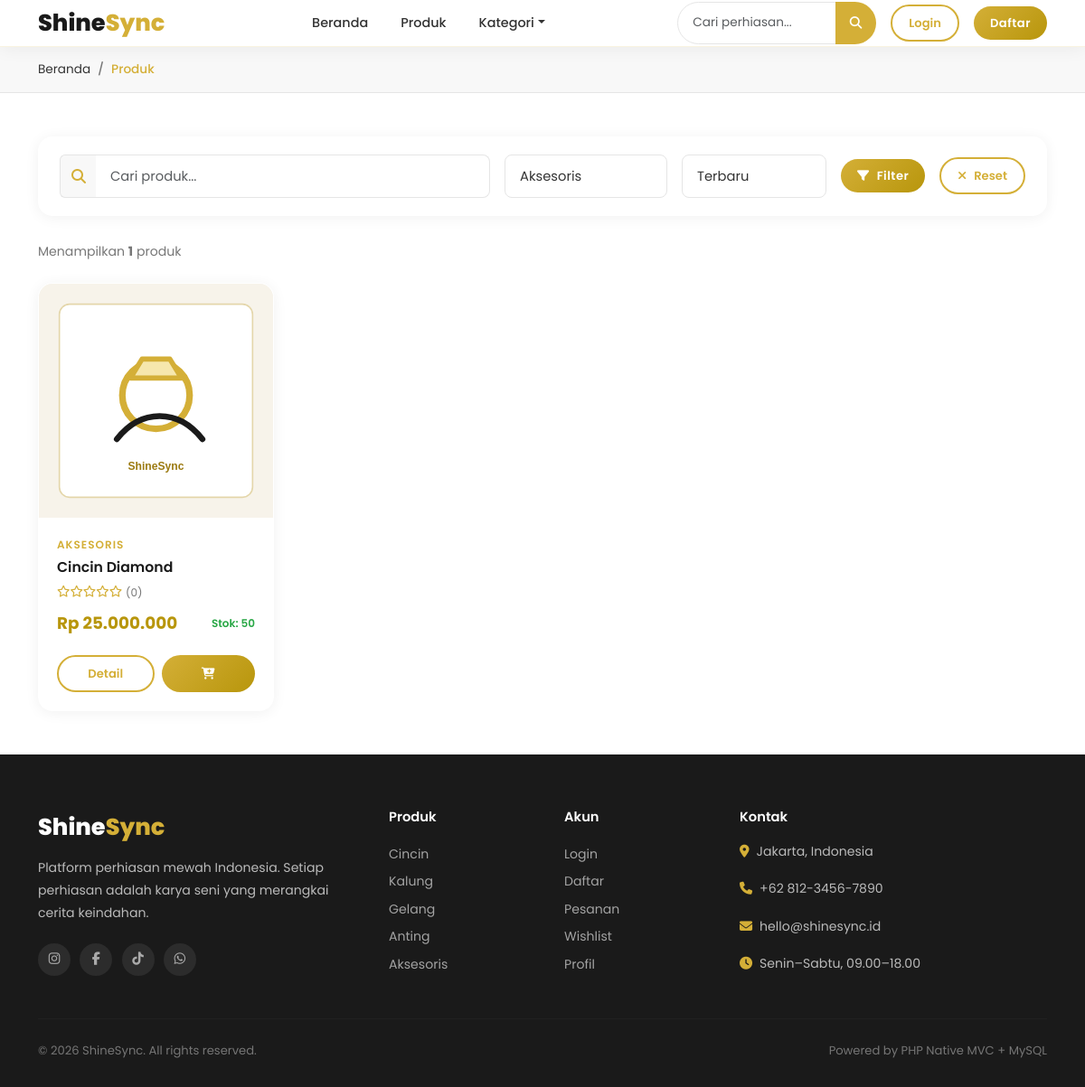
/products?category=9, run on the app's committed database.
### tables this page shows
CREATE TABLE `products` (
  `id` int UNSIGNED NOT NULL,
  `category_id` int UNSIGNED NOT NULL,
  `name` varchar(200) NOT NULL,
  `slug` varchar(220) NOT NULL,
  `description` text,
  `price` decimal(15,2) NOT NULL DEFAULT '0.00',
  `stock` int NOT NULL DEFAULT '0',
  `weight` decimal(8,2) DEFAULT '0.00',
  `material` varchar(100) DEFAULT NULL,
  `image` varchar(255) DEFAULT NULL,
  `is_featured` tinyint(1) DEFAULT '0',
  `is_active` tinyint(1) DEFAULT '1',
  `created_at` timestamp NULL DEFAULT CURRENT_TIMESTAMP,
  `updated_at` timestamp NULL DEFAULT CURRENT_TIMESTAMP ON UPDATE CURRENT_TIMESTAMP
);

CREATE TABLE `categories` (
  `id` int UNSIGNED NOT NULL,
  `name` varchar(100) NOT NULL,
  `slug` varchar(120) NOT NULL,
  `description` text,
  `image` varchar(255) DEFAULT NULL,
  `is_active` tinyint(1) NOT NULL DEFAULT '1',
  `created_at` timestamp NULL DEFAULT CURRENT_TIMESTAMP
);

### app/core/Controller.php (called while the page is built, shortened)
<?php
class Controller
{
    protected function view(string $viewPath, array $data = []): void
    {
        extract($data);
        $file = __DIR__ . '/../views/' . $viewPath . '.php';
        require $file;
    }
}

### app/controllers/ProductController.php (called while the page is built, shortened)
<?php
class ProductController extends Controller
{
    private Product $model;
    private Category $catModel;
    public function __construct()
    {
        $this->model    = new Product();
        $this->catModel = new Category();
    }
    public function index(): void
    {
        $categoryId = (int)($_GET['category'] ?? 0);
        $search     = trim($_GET['q'] ?? '');
        $sort       = $_GET['sort'] ?? 'newest';
        $categories = $this->catModel->getAll();
        $products   = $this->model->getActiveWithRating($categoryId, $search, $sort);
        $this->view('customer/catalog', compact('products', 'categories', 'categoryId', 'search', 'sort', 'pageTitle'));
    }
}

### app/core/Database.php (called while the page is built, shortened)
<?php
class Database
{
    private static ?Database $instance = null;
    private mysqli $conn;
    private function __construct()
    {
        $this->conn = new mysqli(DB_HOST, DB_USER, DB_PASS, DB_NAME, DB_PORT);
        $this->conn->set_charset(DB_CHARSET);
    }
    public static function getInstance(): Database
    {
        if (self::$instance === null) {
            self::$instance = new self();
        }
        return self::$instance;
    }
    public function query(string $sql, array $params = []): array
    {
        if (empty($params)) {
            $result = $this->conn->query($sql);
            return $result->fetch_all(MYSQLI_ASSOC) ?: [];
        }
        $stmt = $this->prepare($sql, $params);
        $stmt->execute();
        $result = $stmt->get_result();
        return $result ? $result->fetch_all(MYSQLI_ASSOC) : [];
    }
    private function prepare(string $sql, array $params): mysqli_stmt
    {
        $stmt = $this->conn->prepare($sql);
        $types = '';
        foreach ($params as $p) {
            if (is_int($p))   $types .= 'i';
            elseif (is_float($p)) $types .= 'd';
            else $types .= 's';
        }
        $stmt->bind_param($types, ...$params);
        return $stmt;
    }
}

### app/core/Model.php (called while the page is built, shortened)
<?php
class Model
{
    public function __construct()
    {
        $this->db = Database::getInstance();
    }
}

### app/models/Category.php (called while the page is built, shortened)
<?php
class Category extends Model
{
    public function getAll(): array
    {
        return $this->db->query(
            "SELECT c.*, COUNT(p.id) AS product_count
             FROM categories c
             LEFT JOIN products p ON c.id = p.category_id AND p.is_active = 1
             WHERE c.is_active = 1
             GROUP BY c.id
             ORDER BY c.name ASC"
        );
    }
}

### app/models/Product.php (called while the page is built, shortened)
<?php
class Product extends Model
{
    public function getActiveWithRating(int $categoryId = 0, string $search = '', string $sort = 'newest'): array
    {
        $sortMap = [
            'newest'    => 'p.created_at DESC',
            'oldest'    => 'p.created_at ASC',
            'price_asc' => 'p.price ASC',
            'price_desc'=> 'p.price DESC',
            'rating'    => 'avg_rating DESC',
        ];
        $orderBy = $sortMap[$sort] ?? 'p.created_at DESC';
        $where  = ['p.is_active = 1'];
        $params = [];
        if ($categoryId > 0) {
            $where[] = 'p.category_id = ?';
            $params[] = $categoryId;
        }
        $whereStr = 'WHERE ' . implode(' AND ', $where);
        return $this->db->query(
            "SELECT p.*, c.name AS category_name,
                    COALESCE(AVG(r.rating), 0) AS avg_rating,
                    COUNT(DISTINCT r.id)        AS review_count
             FROM products p
             LEFT JOIN categories c ON p.category_id = c.id
             LEFT JOIN reviews r    ON p.id = r.product_id AND r.is_approved = 1
             {$whereStr}
             GROUP BY p.id
             ORDER BY {$orderBy}",
            $params
        );
    }
}

### app/core/Session.php (called while the page is built, shortened)
<?php
class Session
{
    public static function isLoggedIn(): bool
    {
        return isset($_SESSION['user_id']);
    }
}

### app/views/customer/catalog.php (the view, shortened to what this page needs)
<?php
include __DIR__ . '/../layouts/header.php';
function formatRp($n) { return 'Rp ' . number_format($n,0,',','.'); }
function renderStar($avg) { $f=round($avg); $o=''; for($i=1;$i<=5;$i++) $o.='<i class="'.($i<=$f?'fas':'far').' fa-star"></i>'; return $o; }
function prodImg($img) { if($img&&file_exists(UPLOAD_PATH.'products/'.$img)) return APP_URL.'/uploads/products/'.$img; return APP_URL.'/public/images/no-image.svg'; }
?>
<div class="ss-breadcrumb">
  <div class="container">
    <nav aria-label="breadcrumb"><ol class="breadcrumb mb-0">
      <li class="breadcrumb-item"><a href="<?= APP_URL ?>">Beranda</a></li>
      <li class="breadcrumb-item active">Produk</li>
    </ol></nav>
  </div>
</div>
<section class="ss-section-sm">
  <div class="container">
    <div class="filter-bar">
      <form method="GET" action="<?= APP_URL ?>/products" class="d-flex flex-wrap align-items-center gap-3 w-100">
        <div class="flex-grow-1" style="min-width:200px;">
          <div class="input-group">
            <span class="input-group-text" style="background:#F8F8F8;border:1.5px solid #E5E5E5;border-right:none;">
              <i class="fas fa-search" style="color:#D4AF37;"></i>
            </span>
            <input type="text" name="q" class="form-control" placeholder="Cari produk..." value="<?= htmlspecialchars($search) ?>" style="border-left:none;">
          </div>
        </div>
        <select name="category" class="form-select" style="width:180px;">
          <?php foreach ($categories as $cat): ?>
          <option value="<?= $cat['id'] ?>" <?= $categoryId==$cat['id']?'selected':'' ?>><?= htmlspecialchars($cat['name']) ?></option>
          <?php endforeach; ?>
        </select>
        <select name="sort" class="form-select" style="width:160px;">
          <option value="newest"    <?= $sort=='newest'    ?'selected':'' ?>>Terbaru</option>
        </select>
        <button type="submit" class="btn-gold btn-sm"><i class="fas fa-filter"></i> Filter</button>
        <?php if ($search||$categoryId): ?>
        <a href="<?= APP_URL ?>/products" class="btn-outline-gold btn-sm"><i class="fas fa-times"></i> Reset</a>
        <?php endif; ?>
      </form>
    </div>
    <div class="d-flex justify-content-between align-items-center mb-4">
      <p style="color:#777;font-size:.88rem;margin:0;">
        Menampilkan <strong><?= count($products) ?></strong> produk
      </p>
    </div>
    <?php if (empty($products)): ?>
    <div class="empty-state">
      <div class="empty-icon"><i class="fas fa-search"></i></div>
      <h4>Produk Tidak Ditemukan</h4>
      <p>Coba kata kunci lain atau reset filter pencarian.</p>
      <a href="<?= APP_URL ?>/products" class="btn-gold">Lihat Semua Produk</a>
    </div>
    <?php else: ?>
    <div class="row g-4">
      <?php foreach ($products as $i => $p): ?>
      <div class="col-6 col-md-4 col-xl-3 reveal" style="transition-delay:<?= min($i,7)*0.06 ?>s;">
        <div class="product-card">
          <div class="card-img-wrap">
            <a href="<?= APP_URL ?>/products/<?= $p['slug'] ?>">
              <img src="<?= prodImg($p['image']) ?>" alt="<?= htmlspecialchars($p['name']) ?>" loading="lazy">
            </a>
          </div>
          <div class="card-body">
            <p class="card-category"><?= htmlspecialchars($p['category_name'] ?? '') ?></p>
            <h6 class="card-title"><a href="<?= APP_URL ?>/products/<?= $p['slug'] ?>" style="color:inherit;"><?= htmlspecialchars($p['name']) ?></a></h6>
            <div class="card-rating">
              <span class="stars"><?= renderStar($p['avg_rating']) ?></span>
              <span class="rating-count">(<?= $p['review_count'] ?>)</span>
            </div>
            <div class="d-flex align-items-center justify-content-between">
              <div class="card-price"><?= formatRp($p['price']) ?></div>
              <small style="color:<?= $p['stock']>0?'#28A745':'#DC3545' ?>;font-size:.75rem;font-weight:600;">
                <?= $p['stock']>0?"Stok: {$p['stock']}":'Habis' ?>
              </small>
            </div>
          </div>
          <div class="card-footer">
            <a href="<?= APP_URL ?>/products/<?= $p['slug'] ?>" class="btn-outline-gold btn-sm" style="flex:1;justify-content:center;">Detail</a>
            <?php if ($p['stock'] > 0 && Session::isLoggedIn()): ?>
            <button class="btn-gold btn-sm btn-add-cart" data-id="<?= $p['id'] ?>" style="flex:1;justify-content:center;">
              <i class="fas fa-cart-plus"></i>
            </button>
            <?php elseif ($p['stock'] > 0): ?>
            <a href="<?= APP_URL ?>/auth/login" class="btn-gold btn-sm" style="flex:1;justify-content:center;"><i class="fas fa-cart-plus"></i></a>
            <?php else: ?>
            <button class="btn-sm" disabled style="flex:1;background:#F5F5F5;border:none;border-radius:50px;color:#999;">Habis</button>
            <?php endif; ?>
          </div>
        </div>
      </div>
      <?php endforeach; ?>
    </div>
    <?php endif; ?>
  </div>
</section>
<?php include __DIR__ . '/../layouts/footer.php'; ?>

### public/css/style.css (style rules this page uses)
:root { --gold: #D4AF37; --gold-light: #E8CC66; --gold-dark: #B8960C; --black: #1A1A1A; --dark: #2D2D2D; --white: #FFFFFF; --bg: #F8F8F8; --text: #333333; --text-muted: #777777; --border: #E5E5E5; --success: #28A745; --danger: #DC3545; --warning: #FFC107; --info: #17A2B8; --radius: 16px; --radius-sm: 8px; --radius-lg: 24px; --shadow: 0 4px 24px rgba(0, 0, 0, 0.08); --shadow-hover: 0 12px 40px rgba(212, 175, 55, 0.25); --shadow-card: 0 2px 16px rgba(0, 0, 0, 0.06); --transition: all 0.3s cubic-bezier(0.4, 0, 0.2, 1); --font: 'Poppins', sans-serif; }
*, *::before, *::after { box-sizing: border-box; margin: 0; padding: 0; }
html { scroll-behavior: smooth; }
html, body { max-width: 100%; overflow-x: hidden; }
body { font-family: var(--font); background-color: var(--white); color: var(--text); line-height: 1.6; -webkit-font-smoothing: antialiased; }
a { text-decoration: none; color: inherit; transition: var(--transition); }
img { max-width: 100%; display: block; }
h1, h2, h3, h4, h5, h6 { font-weight: 700; line-height: 1.3; color: var(--black); }
.btn-gold { background: linear-gradient(135deg, var(--gold), var(--gold-dark)); color: var(--white); border: none; padding: 12px 28px; border-radius: 50px; font-weight: 600; font-size: 0.9rem; letter-spacing: 0.5px; cursor: pointer; transition: var(--transition); display: inline-flex; align-items: center; justify-content: center; gap: 8px; text-align: center; white-space: normal; }
.btn-outline-gold { background: transparent; color: var(--gold); border: 2px solid var(--gold); padding: 10px 26px; border-radius: 50px; font-weight: 600; cursor: pointer; transition: var(--transition); display: inline-flex; align-items: center; justify-content: center; gap: 8px; text-align: center; white-space: normal; }
.btn-sm { padding: 8px 18px; font-size: 0.82rem; }
.product-card { background: var(--white); border-radius: var(--radius); overflow: hidden; box-shadow: var(--shadow-card); transition: var(--transition); border: 1px solid transparent; height: 100%; }
.product-card .card-img-wrap { position: relative; padding-top: 100%; background: var(--bg); overflow: hidden; }
.product-card .card-img-wrap img { position: absolute; top: 0; left: 0; width: 100%; height: 100%; object-fit: cover; transition: transform 0.5s ease; }
.product-card .card-body { padding: 20px; }
.product-card .card-category { font-size: 0.75rem; color: var(--gold); font-weight: 600; letter-spacing: 1px; text-transform: uppercase; margin-bottom: 6px; }
.product-card .card-title { font-size: 0.98rem; font-weight: 600; color: var(--black); margin-bottom: 6px; display: -webkit-box; -webkit-line-clamp: 2; -webkit-box-orient: vertical; overflow: hidden; line-clamp: 2; }
.product-card .card-rating { display: flex; align-items: center; gap: 4px; margin-bottom: 10px; }
.stars { color: var(--gold); font-size: 0.8rem; }
.rating-count { font-size: 0.75rem; color: var(--text-muted); }
.product-card .card-price { font-size: 1.15rem; font-weight: 700; color: var(--gold-dark); }
.product-card .card-footer { padding: 0 20px 20px; display: flex; gap: 8px; }
.product-card .card-footer > * { min-width: 0; }
.product-card .card-footer .btn-gold, .product-card .card-footer .btn-outline-gold { min-height: 36px; padding-left: 14px; padding-right: 14px; }
.form-control, .form-select { border: 1.5px solid var(--border); border-radius: var(--radius-sm); padding: 12px 16px; font-family: var(--font); font-size: 0.92rem; transition: var(--transition); background: var(--white); color: var(--text); }
.ss-section-sm { padding: 48px 0; }
.ss-breadcrumb { background: var(--bg); padding: 14px 0; border-bottom: 1px solid var(--border); }
.ss-breadcrumb .breadcrumb { margin: 0; font-size: 0.85rem; }
.ss-breadcrumb .breadcrumb-item+.breadcrumb-item::before { color: var(--text-muted); }
.ss-breadcrumb .breadcrumb-item.active { color: var(--gold); font-weight: 500; }
.reveal { opacity: 0; transform: translateY(30px); transition: opacity 0.6s ease, transform 0.6s ease; }
.reveal.visible { opacity: 1; transform: translateY(0); }
.filter-bar { background: var(--white); border-radius: var(--radius); padding: 20px 24px; box-shadow: var(--shadow-card); margin-bottom: 28px; display: flex; align-items: center; gap: 16px; flex-wrap: wrap; }

### data on the page
products: category.name "AKSESORIS", name "Cincin Diamond", review_count "0", price "Rp 25.000.000", stock "50"

### other printed values
count($products) "1"
form field category "Aksesoris"
